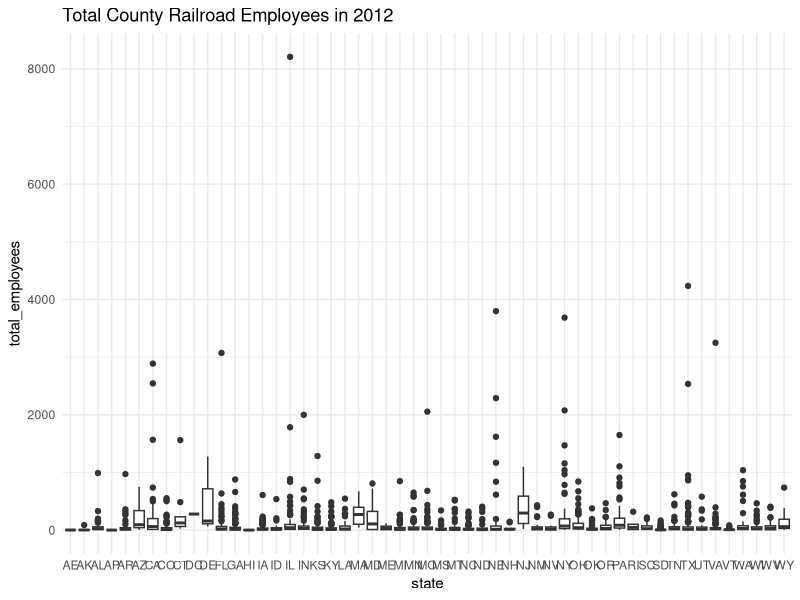

This chart was generated by the following R code:
## ---- chunk 1
#| label: setup
#| warning: false
#| message: false

library(tidyverse)

knitr::opts_chunk$set(echo = TRUE, warning=FALSE, message=FALSE)
## ---- chunk 2
#First I installed the readr function
install.packages("readr")
#Next I loaded the tidyverse library
library(tidyverse)
#open data set
Trains <- read_csv("_data/railroad_2012_clean_county.csv")
Trains


## ---- chunk 3
#Determining min, max, median, and mean number of total employees

summarise(Trains, min = min(total_employees), max = max(total_employees), median = median(total_employees), mean = mean(total_employees))


## ---- chunk 4
#Creating a boxplot of total county railroad employees
ggplot(Trains, aes(state,total_employees)) + geom_boxplot() + theme_minimal() + labs(title = "Total County Railroad Employees in 2012")


#Finding IQR of total employees
summarise(Trains, IQR= IQR(total_employees))

#removing outlier from Trains
Outlier_free_trains <- Trains %>%
  filter(total_employees<8200) %>%
  arrange(total_employees)

Outlier_free_trains


#Calculating summary statistics with outlier removed
summarise(Outlier_free_trains, outlier_free_min = min(total_employees), outlier_free_max = max(total_employees), outlier_free_median = median(total_employees), outlier_free_mean = mean(total_employees))


## ---- chunk 5
#Identifying 10 counties with most total employees
Trains %>%
  arrange(desc(total_employees)) %>%
  slice(1:10)

## ---- chunk 6
  
#Recode `total_employees` using case_when, numerical > categorical
Trains <- Trains %>%
  mutate(Number_employees = case_when(
    total_employees>= 5000 ~ "5000+ employees",
    total_employees>= 2500 & total_employees<5000 ~ "2500-4999 employees",
    total_employees>= 1000 & total_employees<2500 ~ "1000-2499 employees",
    total_employees>= 500 & total_employees<1000 ~ "500-999 employees",
    total_employees>= 100 & total_employees<500 ~ "100-499 employees",
    total_employees <100 ~ "0-99 employees")
  )

#Create table with the recoded values
table(select(Trains, Number_employees))

#Create prop.table with recoded values
prop.table(table(select(Trains, Number_employees)))


